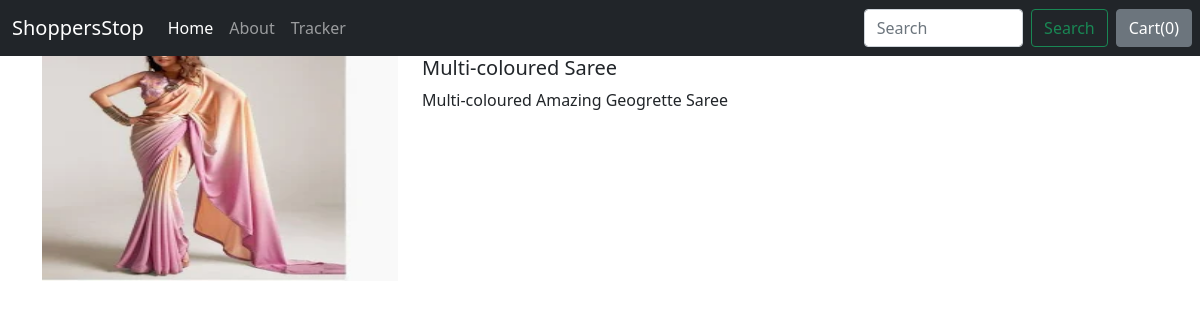
The page /shop/products/8 on the database its author committed.
### shop/models.py (models this page shows, shortened)
class Product(models.Model):
    product_id = models.AutoField
    product_name = models.CharField(max_length=50)
    category = models.CharField(max_length=50,default="")
    subcategory = models.CharField(max_length=50,default="")
    price = models.IntegerField(default=0)
    desc = models.CharField(max_length=300)
    publish_date = models.DateField()
    image = models.ImageField(upload_to="shop/images",default="")

### shop/views.py (the view)
# urls.py: path('products/<int:id>', views.productview, name='productview'),
def productview(request,id):
    product = Product.objects.filter(id=id)
    return render(request,"shop/productview.html",{'product':product[0]})

### shop/templates/shop/productview.html (shortened to what this page needs)
{% extends 'shop/basic.html' %}
{% block body %}
<div class="container">
    <div class='row'>
        <div class='col-md-4'>
            <div class='row'>
                <img src="/media/{{product.image}}" width="225px" height="225px">
            </div>
        </div>
        <div class='col-md-8'>
            <h5>{{product.product_name}}</h5>
            <p>{{product.desc}}</p>
        </div>
    </div>
</div>
{% endblock %}

### rows shown on the page
Product: image (picture), product_name "Multi-coloured Saree", desc "Multi-coloured Amazing Geogrette Saree"
